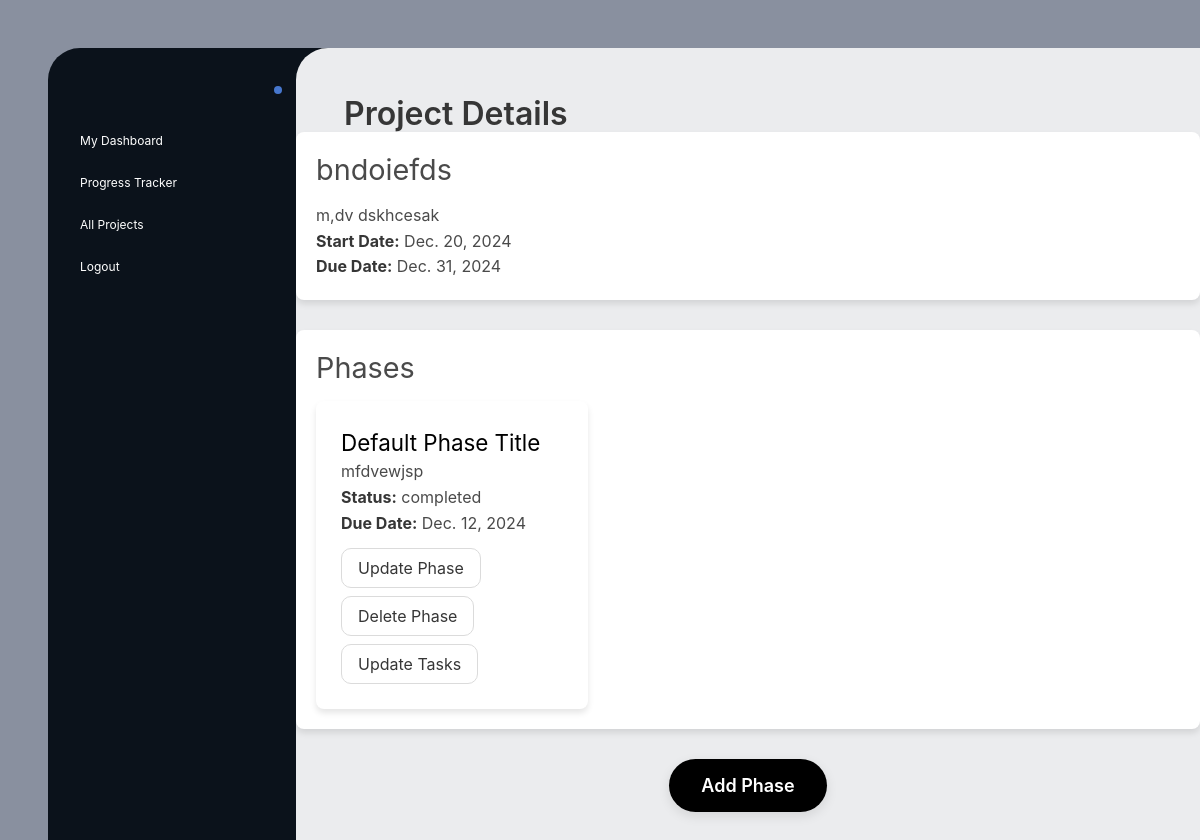
The page /projects/3/ (signed in) on the database as committed earlier.
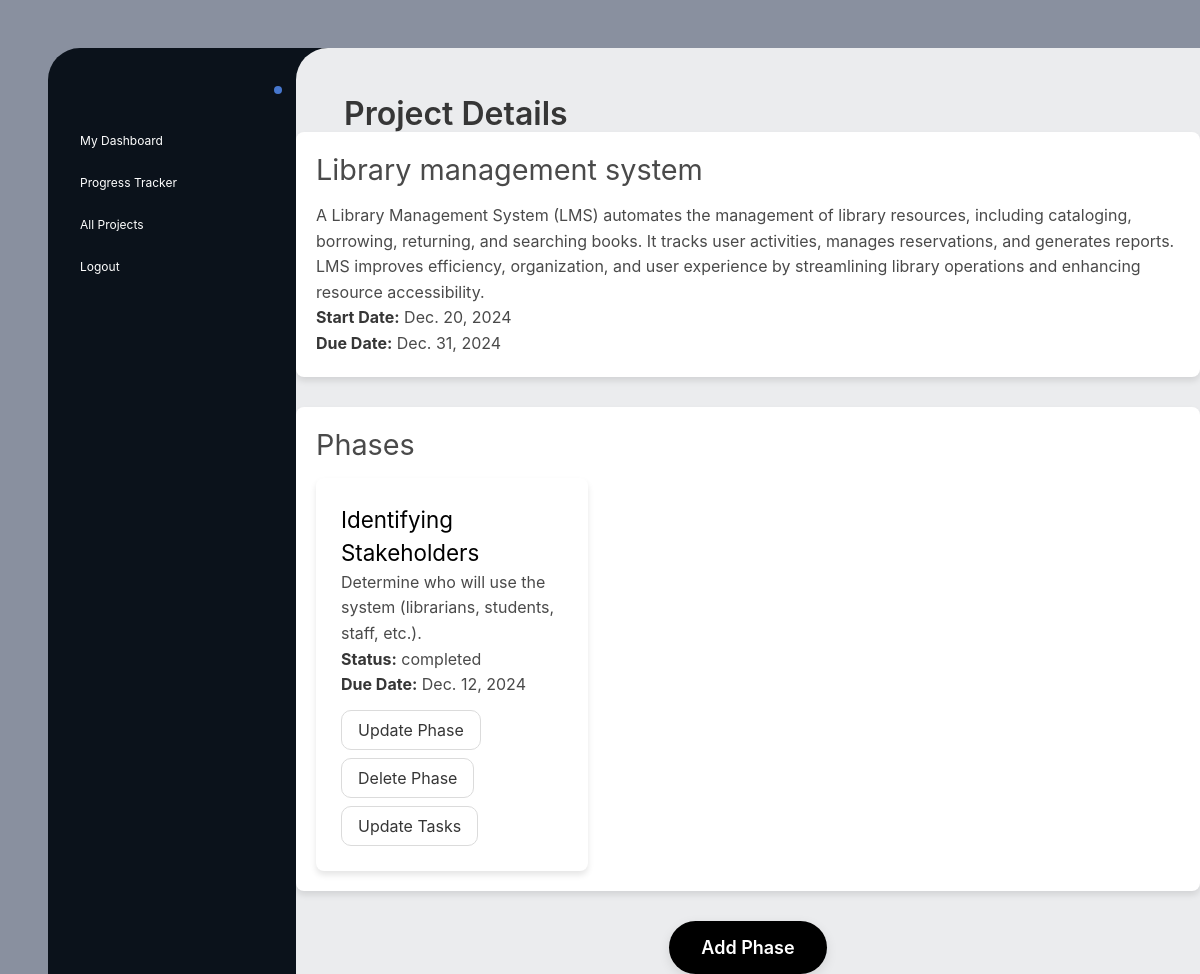
The same page on the database as committed later.
### MySiteApp/models.py (models this page shows, shortened)
class Project(models.Model):
    id = models.AutoField(primary_key=True)
    title = models.CharField(max_length=200)
    description = models.TextField(blank=True, null=True)
    start_date = models.DateField()
    due_date = models.DateField(default="2024-12-31")
    owner = models.ForeignKey(User, on_delete=models.CASCADE, related_name='owned_projects',null=True, blank=True)
    mentor = models.ForeignKey(User, on_delete=models.SET_NULL, null=True, blank=True, related_name='mentored_projects')  # Supervisor (mentor)
    students = models.ManyToManyField(
        User, related_name='assigned_projects', blank=True, limit_choices_to={'role': 'student'}
    )

class Phases(models.Model):
    id = models.AutoField(primary_key=True)
    title = models.CharField(max_length=100,default="Default Phase Title")
    description = models.TextField(blank=True, null=True)
    due_date = models.DateField()
    status = models.CharField(max_length=50, choices=[('pending', 'Pending'), ('completed', 'Completed')], default='pending')
    project = models.ForeignKey(Project, on_delete=models.CASCADE, related_name='phases')
    mentor_notes = models.TextField(blank=True, null=True)  # Notes from the mentor

### MySiteApp/views.py (the view)
# urls.py: path('projects/<int:project_id>/', views.project_details, name='project_details'),
@login_required
def project_details(request, project_id):
    project = get_object_or_404(models.Project, id=project_id)
    phases = project.phases.all()
    return render(request, 'projects/project_details.html', {'project': project, 'phases': phases})

### MySiteApp/templates/projects/project_details.html (shortened to what this page needs)
<!DOCTYPE html>
<html lang="en">
<head>
    {% load static %}
    <link rel="stylesheet" href="https://cdnjs.cloudflare.com/ajax/libs/bulma/0.7.4/css/bulma.min.css">
    <link rel="stylesheet" href="{% static 'css/style.css' %}">
</head>
<body>
<div class="site-wrap">
  <nav class="site-nav">
    <div class="name">
    </div>
    <ul>
      <li><a href="{% url 'student_dashboard' %}">My Dashboard</a></li>
      <li><a href="{% url 'progress_tracker' %}">Progress Tracker</a></li>
      <li><a href="{% url 'all_projects' %}">All Projects</a></li>
      <li><a href="{% url 'logout' %}">Logout</a></li>
    </ul>
  </nav>
  <main>
    <header>
      <h1 class="title">Project Details</h1>
    </header>
    <section class="content-section">
      <h2 class="subtitle">{{ project.title }}</h2>
      <p>{{ project.description }}</p>
      <p><strong>Start Date:</strong> {{ project.start_date }}</p>
      <p><strong>Due Date:</strong> {{ project.due_date }}</p>
    </section>
    <section class="content-section">
      <h2 class="subtitle">Phases</h2>
      <div class="columns is-multiline">
        {% for phase in phases %}
        <div class="column is-one-third">
          <div class="card">
            <div class="card-content">
              <a href="{% url 'phase_details' phase.id %}" class="phase-title">{{ phase.title }}</a>
              <p>{{ phase.description }}</p>
              <p><strong>Status:</strong> {{ phase.status }}</p>
              <p><strong>Due Date:</strong> {{ phase.due_date }}</p>
              <div class="buttons mt-3">
                <a href="{% url 'create_update' phase.id %}" class="button">Update Phase</a>
                <a href="{% url 'delete_phase' phase.id %}" class="button">Delete Phase</a>
                <a href="{% url 'update_task' phase.id %}" class="button">Update Tasks</a>
              </div>
            </div>
          </div>
        </div>
        {% empty %}
        <p>No phases available for this project.</p>
        {% endfor %}
      </div>
    </section>
    <section class="text-center mt-5">
      <center><a href="{% url 'create_phase' project.id %}">
        <button class="btn">Add Phase</button>
      </a></center>
    </section>
  </main>
</div>
</body>
</html>

Rows that differ between the two databases and show on the page:
changed Project: title "bndoiefds" → "Library management system"; description "m,dv dskhcesak" → "A Library Management System (LMS) automates the management of library resources, including cataloging, borrowing, returning, and searching books. It tracks user activities, manages reservations, and generates reports. LMS improves efficiency, organization, and user experience by streamlining library operations and enhancing resource accessibility."
changed Phases "completed": title "Default Phase Title" → "Identifying Stakeholders"; description "mfdvewjsp" → "Determine who will use the system (librarians, students, staff, etc.)."
